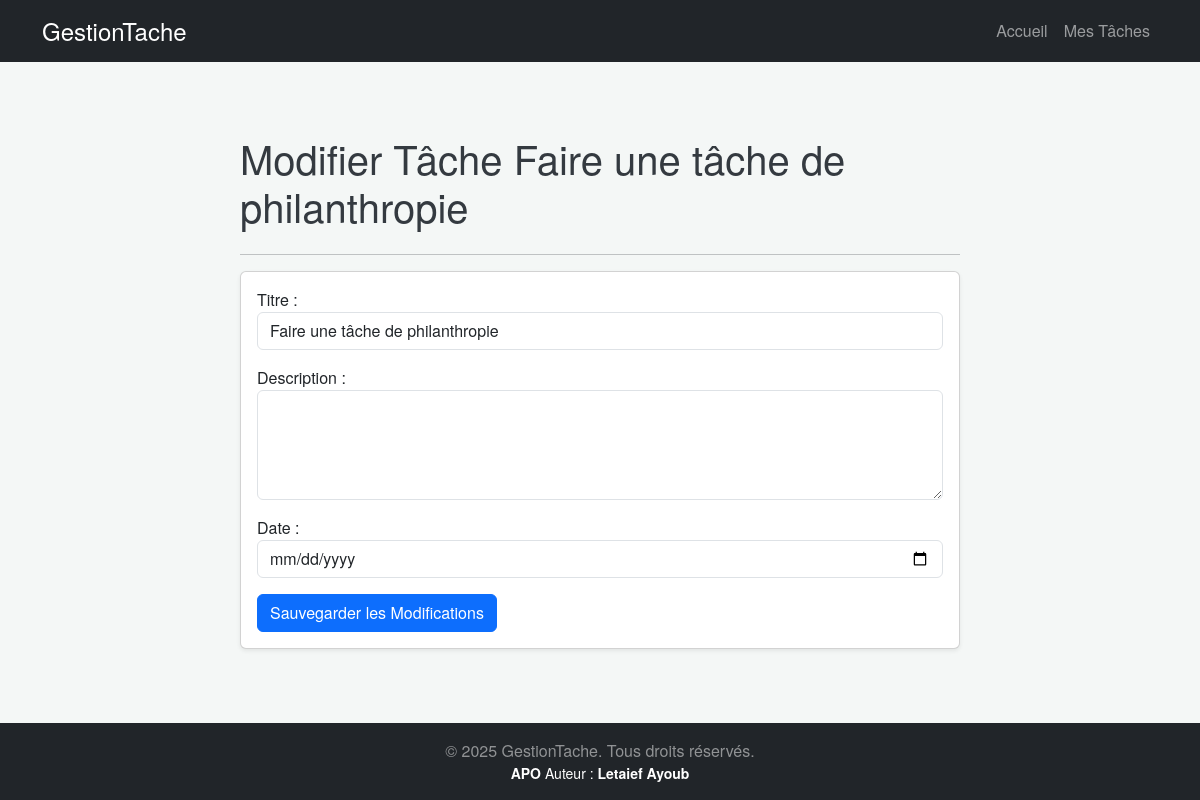
The page /modifier-tache/92/ (signed in) on the database its author committed.
### taches/models.py (models this page shows, shortened)
class Tache(models.Model):
    user = models.ForeignKey(User, on_delete=models.CASCADE, null=True, blank=True)
    titre = models.CharField(max_length=200)
    description = models.TextField(blank=True, null=True) # Description facultative
    date_creation = models.DateTimeField(default=timezone.now)
    date_due = models.DateTimeField(blank=True, null=True) # Date limite facultative
    statut_en_cours = models.BooleanField(default=True)

### taches/views.py (the view)
# urls.py: path('modifier-tache/<int:pk>/', views.tache_update, name='tache_modifier'),
@login_required
def tache_update(request, pk):
    tache = get_object_or_404(Tache, pk=pk, user=request.user)
    form = TacheForm(request.POST or None, instance=tache)
    if form.is_valid():
        form.save()
        return redirect('tache')
    return render(request, 'taches/tache_creation.html', {'form': form, 'tache': tache})

### taches/forms.py
class TacheForm(ModelForm):
    class Meta:
        model = Tache
        fields = ('titre', 'description', 'date_due')
        labels = {'titre' : 'Titre','description':'Description','date_due': 'Date', }
        widgets = {
            'titre': forms.TextInput(attrs={'class': 'form-control'}),
            'description': forms.Textarea(attrs={'class': 'form-control', 'rows': 4}),
            'date_due': forms.DateInput(attrs={'class': 'form-control', 'type': 'date'}),
        }

### taches/templates/taches/tache_creation.html (shortened to what this page needs)
{% extends 'base.html' %}
{% load static %}
{% block content %}
    <div class="container mt-5">
        <div class="row justify-content-center">
            <div class="col-md-8">
                <h1 class="mb-4">
                    {% if tache %}
                        Modifier Tâche {{ tache.titre }}
                    {% else %}
                        Créer une Nouvelle Tâche
                    {% endif %}
                </h1>
                <hr>
                <div class="card shadow-sm">
                    <div class="card-body">
                        <form method="post">
                            {% for field in form %}
                                <div class="mb-3">
                                    {{ field.label_tag }}
                                    {{ field }}
                                </div>
                            {% endfor %}
                            <button type="submit"
                                    class="btn btn-primary me-2"
                                    onclick="return confirm('Voulez-vous confirmer l\'enregistrement de cette tâche ?');">
                                {% if tache %}Sauvegarder les Modifications{% else %}Enregistrer la Tâche{% endif %}
                            </button>
                        </form>
                    </div>
                </div>
            </div>
        </div>
    </div>
{% endblock content %}

### static/css/taches.css (style rules this page uses)
body { font-family: 'Helvetica Neue', Arial, sans-serif; background-color: #f4f7f6; }
h1 { font-weight: 300; margin-bottom: 25px; color: #343a40; }

### rows shown on the page
Tache: titre "Faire une tâche de philanthropie", form "Faire une tâche de philanthropie"

### other values the page prints
{{ field.label_tag }} "Titre :" "Description :" "Date :"
